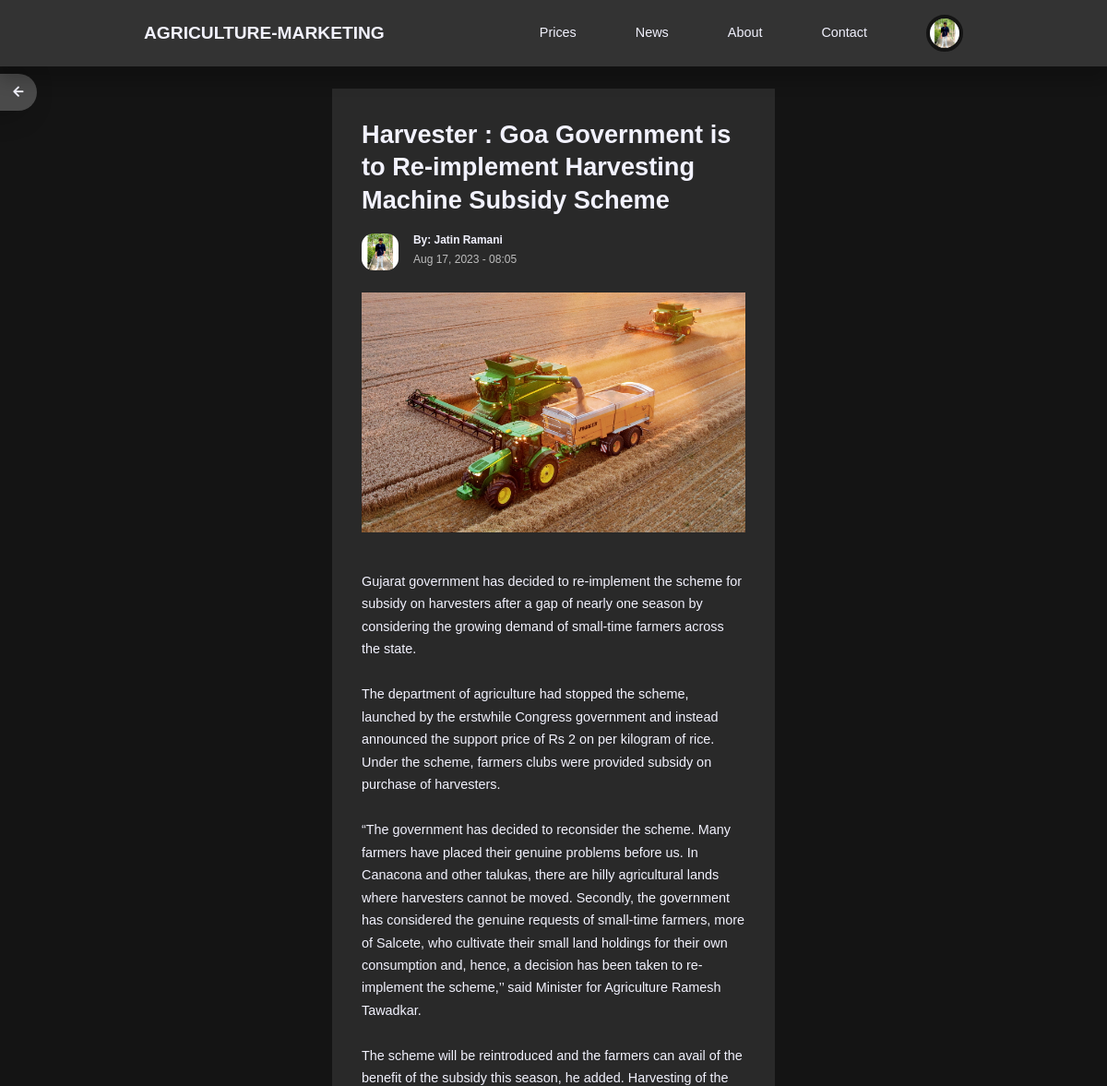
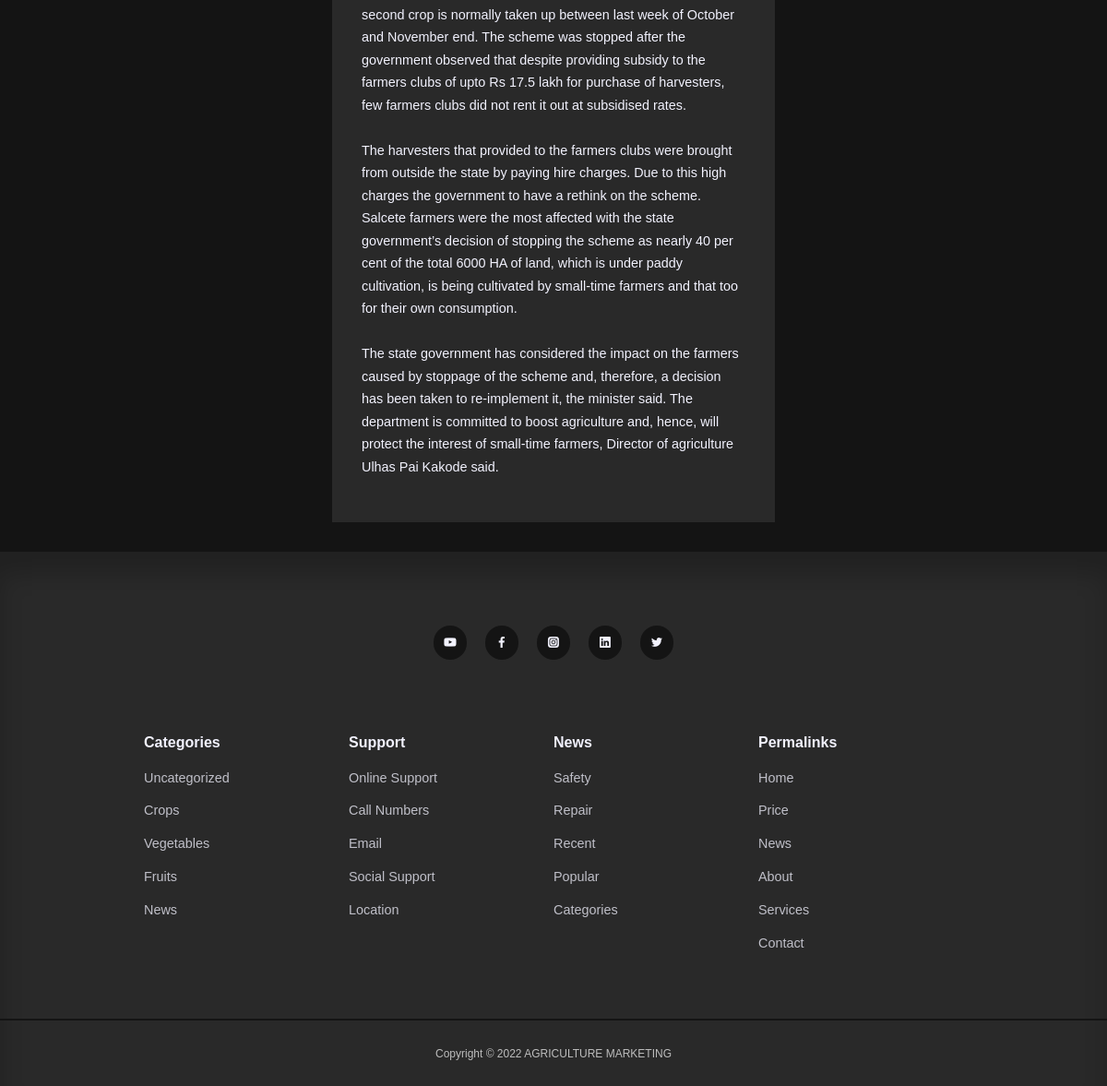
/post.php?id=5 (signed in), run on the app's committed database (2 pictures, top to bottom).
### tables this page shows
CREATE TABLE `users` (
  `id` int(11) UNSIGNED NOT NULL,
  `firstname` varchar(50) NOT NULL,
  `lastname` varchar(50) NOT NULL,
  `username` varchar(50) NOT NULL,
  `email` varchar(50) NOT NULL,
  `password` varchar(255) NOT NULL,
  `avatar` varchar(255) NOT NULL,
  `is_admin` tinyint(1) NOT NULL
);

CREATE TABLE `posts` (
  `id` int(11) UNSIGNED NOT NULL,
  `title` varchar(255) NOT NULL,
  `body` text NOT NULL,
  `thumbnail` varchar(255) NOT NULL,
  `date_time` timestamp NOT NULL DEFAULT current_timestamp(),
  `category_id` int(11) UNSIGNED DEFAULT NULL,
  `author_id` int(11) UNSIGNED NOT NULL,
  `is_featured` tinyint(1) NOT NULL
);

CREATE TABLE `categories` (
  `id` int(11) UNSIGNED NOT NULL,
  `title` varchar(50) NOT NULL,
  `description` text NOT NULL
);

### post.php (the view)
<?php include 'partials/header.php';
if (isset($_GET['id'])) {
  $id = filter_var($_GET['id'], FILTER_SANITIZE_NUMBER_INT);
  $query = "SELECT * FROM posts WHERE id=$id";
  $result = mysqli_query($connection, $query);
  $post = mysqli_fetch_assoc($result);
} else {
  header('location: ' . ROOT_URL . 'news.php');
  die();
}
?>
<a href="<?= ROOT_URL ?>" ><button class="btn__close"><i class="uil uil-arrow-left"></i></button>
   </a>
<section class="singlepost">
    <div class="container singlepost__container">
        <h2><?= $post['title'] ?></h2>
        <div class="post__author">
            <?php
                $author_id = $post[ 'author_id'];
                $author_query = "SELECT * FROM users WHERE id=$author_id";
                $author_result = mysqli_query($connection, $author_query);
                $author= mysqli_fetch_assoc($author_result);
                ?>
                <div class="post__author-avatar">
                    <img src="./images/<?= $author['avatar'] ?>">
                </div>
                <div class="post__author-info">
                      <h5>By: <?= "{$author['firstname']} {$author['lastname']}" ?></h5>
                      <small>
                      <?= date("M d, Y - H:i", strtotime($post['date_time'])) ?>
                      </small>
                </div>
            </div>
      <div class="singlepost__thumbnail">
          <img src="./images/<?= $post['thumbnail'] ?>">
      </div>
      <p>
        <?= $post['body'] ?>
      </p>
    </div>
</section>
<?php include 'partials/footer.php'; ?>

### partials/header.php (shortened to what this page needs)
<?php
require 'config/database.php';
if(isset($_SESSION['user-id'])) {
   $id = filter_var($_SESSION['user-id'], FILTER_SANITIZE_NUMBER_INT);
   $query = "SELECT avatar FROM users WHERE id=$id";
   $result = mysqli_query($connection, $query);
   $avatar = mysqli_fetch_assoc($result);
}
?>
<!DOCTYPE html>
<html lang="en">
  <head>
     <link rel="stylesheet" href="<?= ROOT_URL ?>css/style.css">
     <link rel="stylesheet" href="https://unicons.iconscout.com/release/v4.0.0/css/line.css">
     <link href="<?= ROOT_URL ?>css/fonts.css" rel="stylesheet">
  </head>
 <body>
    <nav>
        <div class="container nav_container">
            <a href="<?= ROOT_URL ?>" class="nav__logo">AGRICULTURE-MARKETING</a>
            <ul class="nav__items">
                <li><a href="<?= ROOT_URL ?>price.php">Prices</a></li>
                <li><a href="<?= ROOT_URL ?>news.php">News</a></li>
                <li><a href="<?= ROOT_URL ?>about.php">About</a></li>
             <li><a href="<?= ROOT_URL ?>contact.php">Contact</a></li>
             <?php if(isset($_SESSION['user-id'])): ?>
               <li class="nav_profile">
               <div class="avatar">
                   <img src="<?= ROOT_URL . 'images/' . $avatar['avatar'] ?>">
               </div>
             </li>
             <?php else : ?>
             <li><a href="<?= ROOT_URL ?>signin.php">Signin</a></li>
             <?php endif ?>
           </ul>
        </div>
</nav>

### partials/footer.php (shortened to what this page needs)
<?php
require 'config/database.php';
?>
<footer>
            <div class="footer__socials">
                <a href="https://youtube.com"  target="_blank"><i class="uil uil-youtube"></i></a>
                <a href="https://facebook.com" target="_blank"><i class="uil uil-facebook-f"></i></a>
                <a href="https://instagram.com" target="_blank"><i class="uil uil-instagram-alt"></i></a>
                <a href="https://linkedin.com" target="_blank"><i class="uil uil-linkedin"></i></a>
                <a href="https://twitter.com" target="_blank"><i class="uil uil-twitter"></i></a>
            </div>
         <div class="container footer__container">
            <article>
                <h4>Categories</h4>
                <ul>
                <?php
            $all_categories_query = "SELECT * FROM categories";
            $all_categories = mysqli_query($connection, $all_categories_query);
            ?>
                <?php while ($category = mysqli_fetch_assoc($all_categories)) : ?>
                   <li><a href="<?= ROOT_URL ?>category-post.php?id=<?= $category['id'] ?>"><?= $category['title'] ?></a></li>
                   <?php endwhile ?>
                    </ul>
              </article>
              <article>
                <h4>Support</h4>
                <ul>
                   <li><a href="">Online Support</a></li>
                   <li><a href="">Call Numbers</a></li>
                   <li><a href="">Email</a></li>
                   <li><a href="">Social Support</a></li>
                   <li><a href="">Location</a></li>
                    </ul>
              </article>
               <article>
                <h4>News</h4>
                <ul>
                   <li><a href="">Safety</a></li>
                   <li><a href="">Repair</a></li>
                   <li><a href="">Recent</a></li>
                   <li><a href="">Popular</a></li>
                   <li><a href="">Categories</a></li>
                    </ul>
              </article>
              <article>
                <h4>Permalinks</h4>
                <ul>
                   <li><a href="<?= ROOT_URL ?>">Home</a></li>
                   <li><a href="<?= ROOT_URL ?>price.php">Price</a></li>
                   <li><a href="<?= ROOT_URL ?>news.php">News</a></li>
                   <li><a href="<?= ROOT_URL ?>about.php">About</a></li>
                   <li><a href="<?= ROOT_URL ?>services.php">Services</a></li>
                   <li><a href="<?= ROOT_URL ?>contact.php">Contact</a></li>
                    </ul>
              </article>
              </div>
              <div class="footer__copyright">
                <small>Copyright &copy; 2022 AGRICULTURE MARKETING</small>
              </div>
     </footer>
</body>
</html>

### css/style.css (style rules this page uses)
:root { --color-primary: #333333; --color-primary-light: #525252; --color-primary-variant: #BDBDBD; --color-red: #da0f0f; --color-red-light: hsl(346, 87%, 46%, 15%); --color-green: #00c476; --color-green-light: hsl(156, 100%, 38%, 15%); --color-gray-900: #292929; --color-gray-700: #4A4A4A; --color-gray-300: rgba(242, 242, 254, 0.3); --color-gray-200: rgba(242, 242, 254, 0.7); --color-white:#f2f2fe; --color-bg: #141414; --transition: all 300ms ease; --container-width-lg: 74%; --container-width-md: 88%; --form-width: 40%; --card-border-radius-1: 0.3rem; --card-border-radius-2: 0.5rem; --card-border-radius-3: 0.8rem; --card-border-radius-4: 2rem; --card-border-radius-5: 5rem; }
* { margin: 0; padding: 0; outline: 0; border: 0; appearance: 0; list-style: none; text-decoration: none; box-sizing: border-box; }
body { font-family: 'Montserrat', sans-serif; line-height: 1.6; color: var(--color-primary-variant); overflow-x: hidden; background: var(--color-bg); font-size: 0.9rem; }
.container { width: var(--container-width-lg); max-width: 1800px; margin-inline : auto; }
section { margin-top: 3rem; width: 100vw; }
h1, h2, h3, h4, h5 { color: var(--color-white); line-height: 1.3; }
h2 { font-size: 1.7rem; margin: 1rem 0; }
h4 { font-size: 1rem; }
a { color: var(--color-white); transition: var(--transition); }
img { display: block; width: 100%; object-fit: cover; }
nav { background: var(--color-primary); width: 100vw; height: 4.5rem; position : fixed; top: 0; z-index: 10; box-shadow: 0 1rem 1rem rgba(0, 0, 0, 0.2); }
.nav_container { height: 100%; display: flex; align-items: center; justify-content: space-between; }
.avatar { width: 2.5rem; height: 2.5rem; border-radius: 50%; overflow: hidden; border: 0.3rem solid var(--color-bg); }
.nav__logo { font-weight: 600; font-size: 1.2rem; }
.nav__items { display: flex; align-items: center; gap: 4rem; }
.nav_profile { position: relative; cursor: pointer; }
.post__author { display: flex; gap: 1rem; margin-top: 1.2rem; }
.post__author-avatar { width: 2.5rem; height: 2.5rem; border-radius: var(--card-border-radius-3); overflow: hidden; }
.btn__close { display: inline-block; background: var(--color-gray-700); color: var(--color-white); position: fixed; left: 0; z-index: 1; width: 2.5rem; height: 2.5rem; border-radius: 0 50% 50% 0 ; font-size: 1.4rem; top: 5rem; cursor: pointer; box-shadow: -1rem 0 2rem rgba(0, 0, 0, 0.4); }
footer { background: var(--color-gray-900); padding: 5rem 0 0; box-shadow: inset 0 1.5rem 1.5rem rgba(0, 0, 0, 0.2); }
.footer__socials { margin-inline: auto; width: fit-content; margin-bottom: 5rem; display: flex; justify-content: space-between; align-items: center; gap: 1.2rem; }
.footer__socials a { background: var(--color-bg); border-radius: 50%; width: 2.3rem; height: 2.3rem; display: flex; align-items: center; justify-content: center; }
.footer__container { display: grid; grid-template-columns: repeat(4, 1fr); }
footer h4 { color: var(--color-white); margin-bottom: 0.6rem; }
footer ul li { padding: 0.4rem 0; }
footer ul a { opacity: 0.75; }
.footer__copyright { text-align: center; padding: 1.5rem 0; border-top: 2px solid var(--color-bg); margin-top: 4rem; color: #BDBDBD; }
.singlepost { margin: 6rem 0 2rem; }
.singlepost__container { width: var(--form-width); background: var(--color-gray-900); padding: 1rem 2rem 3rem; }
.singlepost__thumbnail { margin: 1.5rem 0 1rem; }
.singlepost__container p { margin-top: 1rem; line-height: 1.7; color: #f2f2fe; white-space: pre-line; }

### data on the page
users: avatar (picture), firstname "Jatin", lastname "Ramani"
posts: title "Harvester : Goa Government is to Re-implement Harvesting Machine Subsidy Scheme", date_time "Aug 17, 2023 - 08:05", thumbnail (picture), body "Gujarat government has decided to re-implement the scheme for subsidy on harvesters after a gap of nearly one season by considering the growing demand of small-time farmers across the state. The department of agriculture had stopped the scheme, launched by the erstwhile Congress government and instead announced the support price of Rs 2 on per kilogram of rice. Under the scheme, farmers clubs were provided subsidy on purchase of harvesters. “The government has decided to reconsider the scheme. Many farmers have placed their genuine problems before us. In Canacona and other talukas, there are hilly agricultural lands where harvesters cannot be moved. Secondly, the government has considered…"
categories: title "Uncategorized"
categories: title "Crops"
categories: title "Vegetables"
categories: title "Fruits"
categories: title "News"
